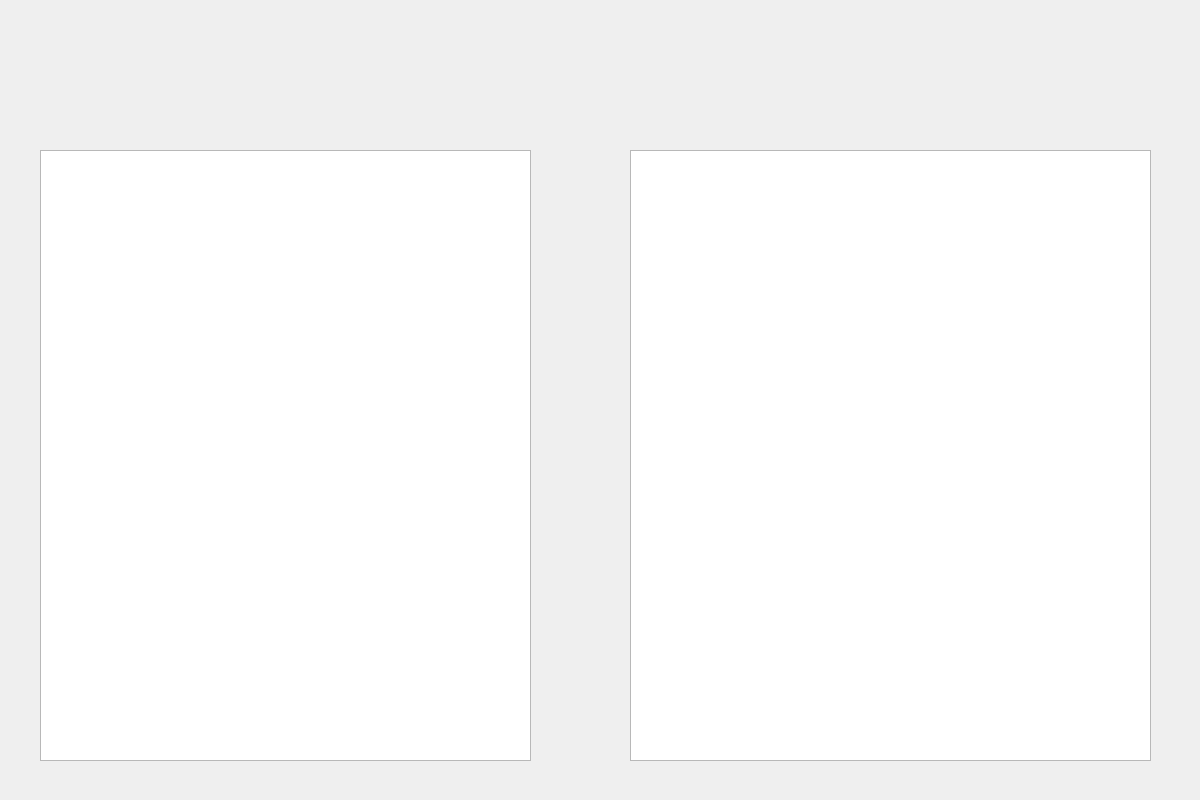
<?xml version="1.0" encoding="UTF-8"?>
<ui version="4.0">
 <class>NxNDialog</class>
 <widget class="QDialog" name="NxNDialog">
  <property name="geometry">
   <rect>
    <x>0</x>
    <y>0</y>
    <width>1200</width>
    <height>800</height>
   </rect>
  </property>
  <property name="baseSize">
   <size>
    <width>600</width>
    <height>600</height>
   </size>
  </property>
  <property name="windowTitle">
   <string>Dialog</string>
  </property>
  <widget class="QTextBrowser" name="teFile1">
   <property name="geometry">
    <rect>
     <x>40</x>
     <y>150</y>
     <width>491</width>
     <height>611</height>
    </rect>
   </property>
  </widget>
  <widget class="QTextBrowser" name="teFile2">
   <property name="geometry">
    <rect>
     <x>630</x>
     <y>150</y>
     <width>521</width>
     <height>611</height>
    </rect>
   </property>
  </widget>
 </widget>
 <resources/>
 <connections/>
</ui>
